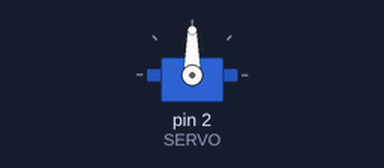
This sketch was run on a simulated Arduino Uno, built with avr-gcc and run on an emulated ATmega328P. On the bench: servo. What the sketch prints to the serial monitor is not drawn.

Above: at 0.1 s.
At 1.1 s:
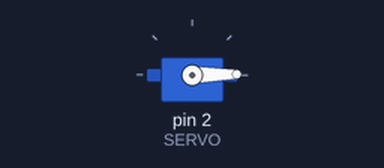
Timing chart, 0 to 2.6 s (numbered marks = the images above):
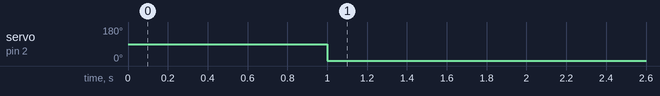

Measured:
- by itself, servo on pin 2 (SERVO): 90° → 1° at 1.0 s

The sketch:

servofjas.ino
```cpp
#define SERVO 2
#define COMMSPEED 57600

#include <Servo.h>

Servo myServo;  // create a servo object

void setup() {
  myServo.attach(SERVO);    // attaches the servo on pin 9 to the servo object
  Serial.begin(COMMSPEED);  // open a serial connection to your computer
  randomSeed(analogRead(0));

  Serial.println(F("Let's go!"));
}

void loop() {
  int a;
  int sec=1000;
  Serial.println(F("Just a sec..."));
  delay(sec);

  myServo.write(1);
  delay(2*sec);
  myServo.write(1);
  delay(2*sec);
}
```
